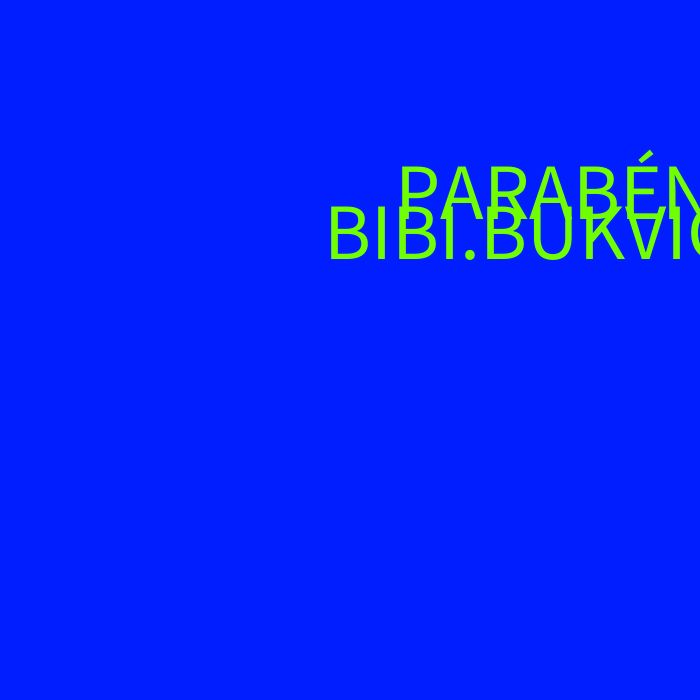
Frame 1 (no input)
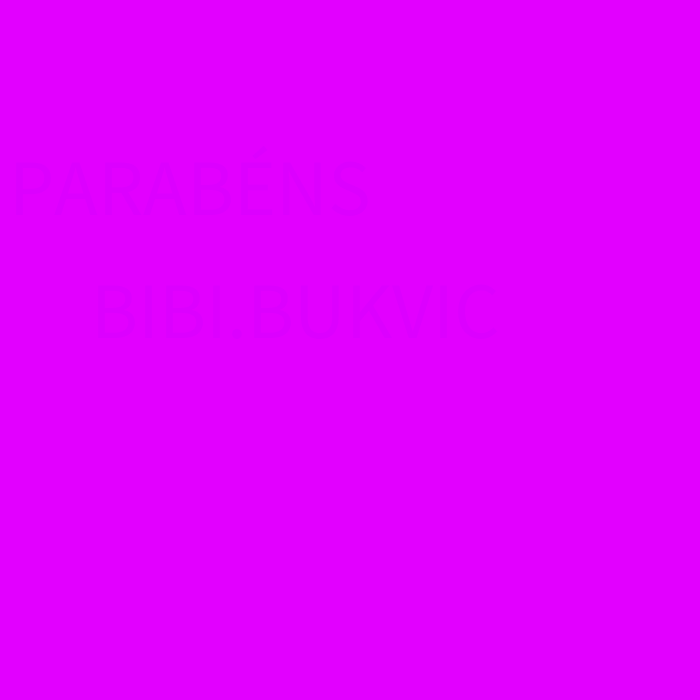
Frame 60 (the mouse pressed at the canvas centre just before this capture)
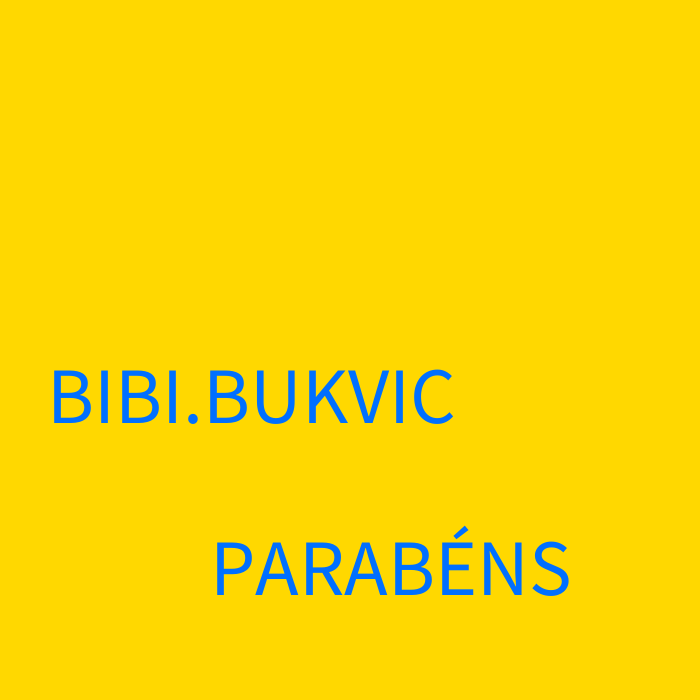
Frame 120 (the mouse held since frame 60 and released just before this capture)

The Processing sketch that drew these frames (run headless with seeded random() and noise(); from frame 60 on, the mouse is pressed at the canvas centre):

// Processing sketch: processing_139854
// ── processing_139854.pde

void setup() {
  size(700,700);
  smooth();
  colorMode(HSB);
}

void draw() {
  background(random(255), 255, 255);
  textSize(80);
  textAlign(CENTER);
  fill(random(255),255,255);
  text("PARABÉNS", random(100,600), random(100,600));
  text("BIBI.BUKVIC", random(100,600), random(100,600));
}
